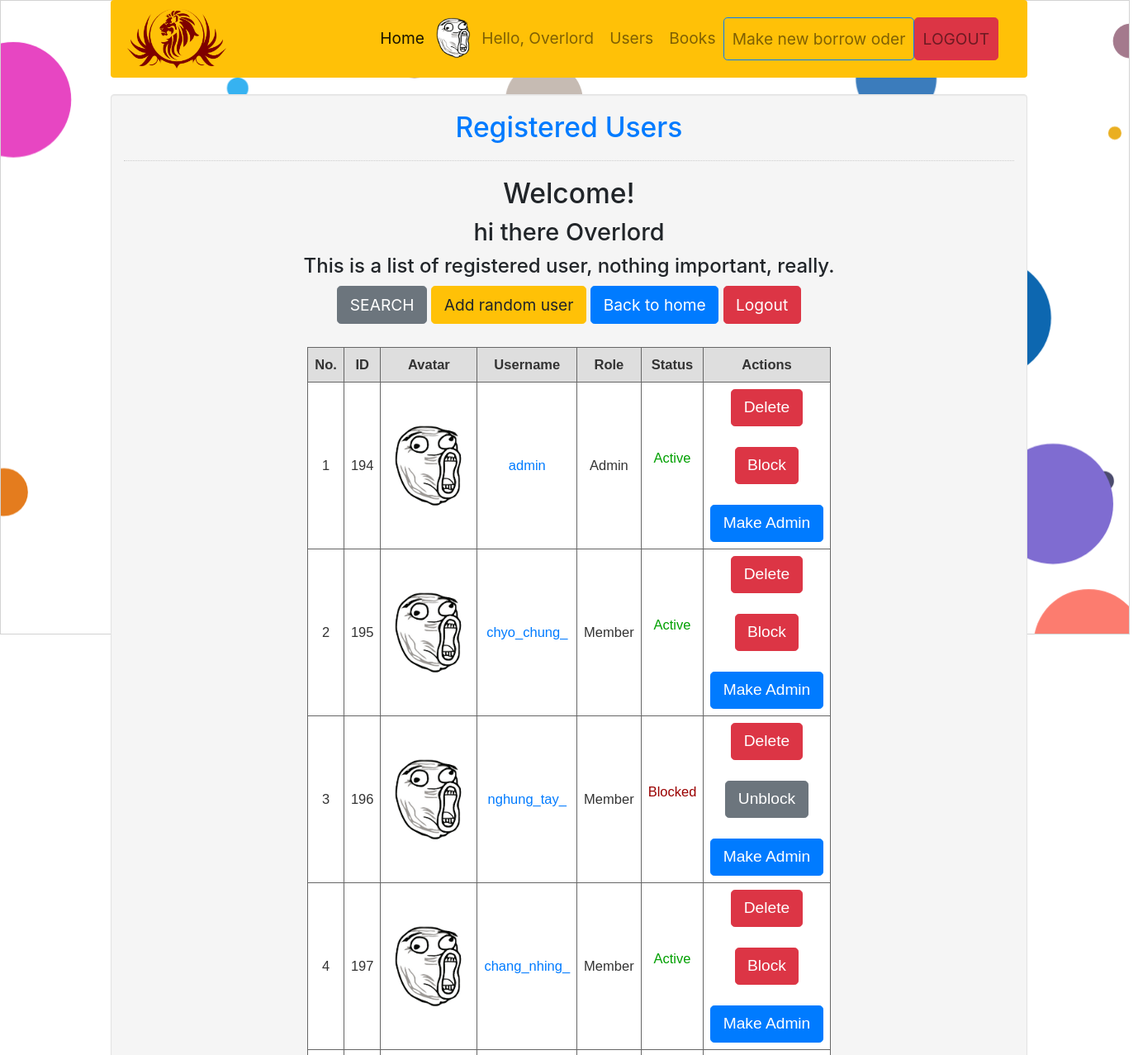
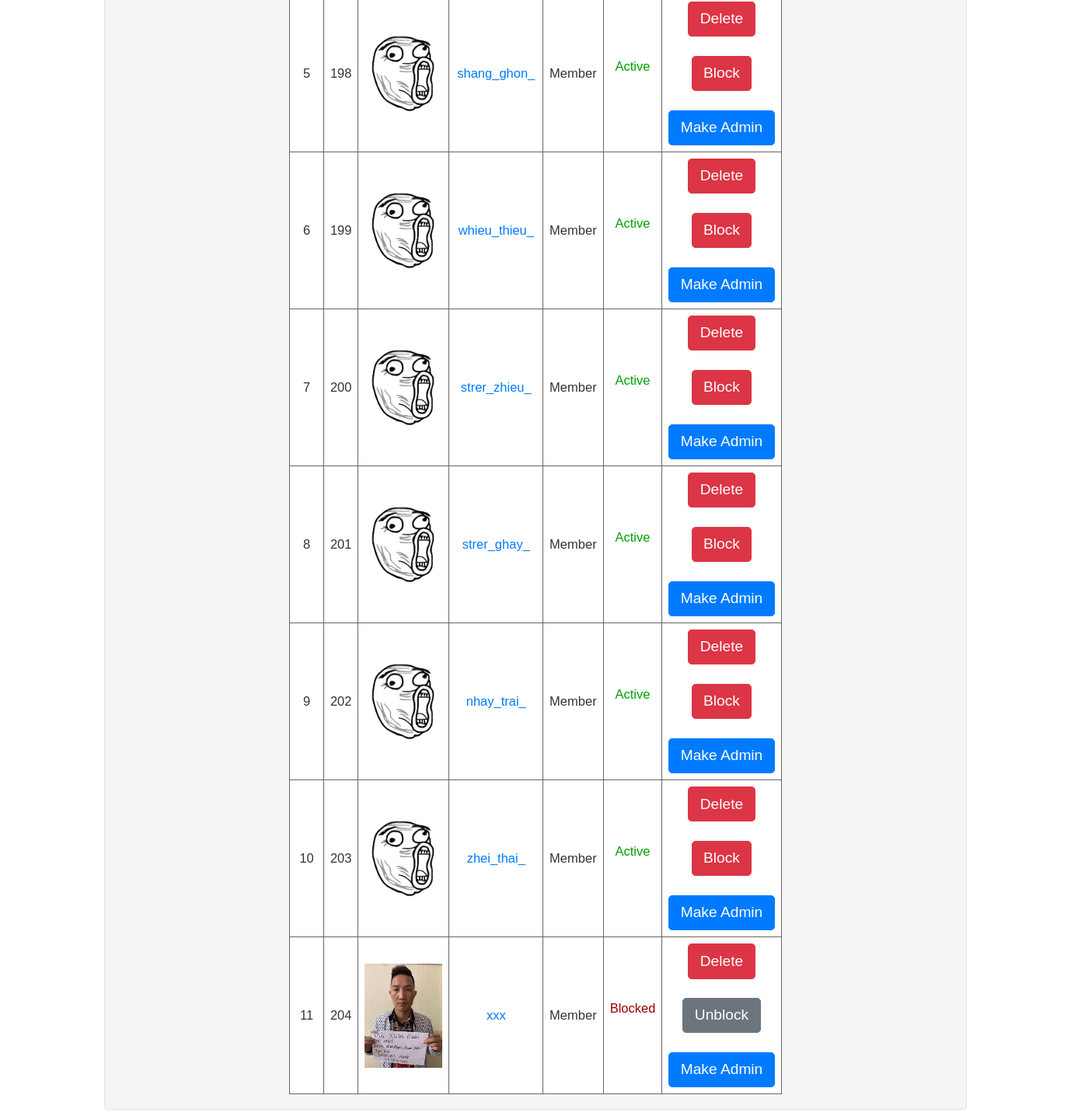
Screenshot of /view/user/display.php (signed in) with the database file from the repository (2 pictures, top to bottom).
### tables this page shows
CREATE TABLE `member` (
  `mem_id` int(11) NOT NULL,
  `role` int(11) NOT NULL,
  `status` int(11) NOT NULL DEFAULT 0,
  `firstname` varchar(50) NOT NULL,
  `lastname` varchar(50) NOT NULL,
  `username` varchar(30) NOT NULL,
  `password` varchar(12) NOT NULL,
  `avatar` varchar(255) NOT NULL DEFAULT 'default.png',
  `email` varchar(255) NOT NULL,
  `address` varchar(255) NOT NULL,
  `phone` varchar(255) NOT NULL,
  `ticket_history` varchar(255) DEFAULT NULL
);

### view/user/display.php (the view, shortened to what this page needs)
<!DOCTYPE html>
<?php
require '../../model/connection/conn.php';
$sql = "SELECT * FROM `member` ";
$query = $conn->prepare($sql);
$query->execute();
$results = $query->fetchAll(PDO::FETCH_ASSOC);
?>
<html lang="en">
<head>
    <link rel="stylesheet" type="text/css" href="../../css/bootstrap.css"/>
    <link href="../../css/style.css" rel="stylesheet">
    <link href="//maxcdn.bootstrapcdn.com/bootstrap/4.1.1/css/bootstrap.min.css" rel="stylesheet" id="bootstrap-css">
</head>
<body>
<?php include "../nav.php"; ?>
<div class="container" style="text-align: center">
    <div class="col-md-12 well" style="display: inline-block">
        <h3 class="text-primary">Registered Users</h3>
        <hr style="border-top:1px dotted #ccc;"/>
        <div>
            <h3>Welcome!</h3>
            <?php
            $id = $_SESSION['user']['mem_id'];
            $sql2 = $conn->prepare("SELECT * FROM `member` WHERE `mem_id`='$id'");
            $sql2->execute();
            $fetch = $sql2->fetch();
            ?>
            <div style="text-align: center;">
                <h4><?php echo 'hi there ' . $fetch['firstname'] . " " . $fetch['lastname'] ?></h4></div>
            <?php if ($_SESSION['user']['status'] == 0):{ ?>
            <h5>This is a list of registered user, nothing important, really.</h5>
            <a class="btn btn-secondary" href="searchResult.php">SEARCH</a>
        <?php if ($_SESSION['user']['role'] == 1): ?>
            <a class="btn btn-warning" href="../../model/user/addRandomUser.php">Add random user</a>
        <?php endif; ?>
            <a class="btn btn-primary" href="../home.php">Back to home</a>
            <a class="btn btn-danger" href="../../model/user/logout.php">Logout</a><br>
        <div style="display: inline-block;">
            <form method="post">
                <br>
                <table class="gridtable" border="1px">
                    <tr>
                        <th>No.</th>
                        <th>ID</th>
                        <th>Avatar</th>
                        <th>Username</th>
                        <th>Role</th>
                        <th>Status</th>
                        <th>Actions</th>
                    </tr>
                    <?php foreach ($results as $key => $item): ?>
                        <tr>
                            <td><?php echo ++$key ?></td>
                            <td><?php echo $item['mem_id'] ?></td>
                            <td><img alt="avatar" src="../../model/user/avatars/<?php echo $item['avatar'] ?>" width="100px"></td>
                            <td>
                                <a href="profile.php?id=<?php echo $item['mem_id'] ?>"> <?php echo $item['username'] ?></a>
                            </td>
                            <td><?php if ($item['role'] == 1) {
                                    echo 'Admin';
                                } else {
                                    echo 'Member';
                                } ?></td>
                            <td><?php if ($item['status'] == 0) {
                                    echo '<p style="color: #00A000">Active</p>';
                                } else {
                                    echo '<p style="color: #9A0000">Blocked</p>';
                                } ?></td>
                            <td>
                                <?php if ($_SESSION['user']['role'] == 1):{ ?>
                                    <a class="btn btn-danger"
                                       href="../../model/user/delete.php?id=<?php echo $item['mem_id'] ?>">Delete</a>
                                    <br><br>
                                    <?php if ($item['status'] == 0): ?>
                                        <a class="btn btn-danger"
                                           href="../../model/user/block.php?id=<?php echo $item['mem_id'] ?>">Block</a>
                                        <br><br>
                                    <?php elseif ($item['status'] == 1): ?>
                                        <a class="btn btn-secondary"
                                           href="../../model/user/unblock.php?id=<?php echo $item['mem_id'] ?>">Unblock</a>
                                        <br><br>
                                    <?php endif; ?>
                                    <a class="btn btn-primary"
                                       href="../../model/user/makeAdmin.php?id=<?php echo $item['mem_id'] ?>">Make
                                        Admin</a>
                                <?php } endif; ?>
                            </td>
                        </tr>
                    <?php endforeach; ?>
                </table>
            </form>
        </div>
    </div>
</div>
    </div>
    <?php } else : echo "You're blocked from reaching this information, please contact site admin for details.";
    endif; ?>
</body>
</html>

### view/nav.php (shortened to what this page needs)
<link rel="stylesheet" type="text/css" href="/caseStudy/css/bootstrap.css"/>
<link href="/caseStudy/css/style.css" rel="stylesheet">
<link href="//maxcdn.bootstrapcdn.com/bootstrap/4.1.1/css/bootstrap.min.css" rel="stylesheet" id="bootstrap-css">
<div class="container">
    <nav class=" navbar sticky-top navbar-expand-md navbar-light bg-warning ">
        <a href="/caseStudy/view/home.php">
        <img style="width: 120px" src="/caseStudy/img/logo.png" href="/caseStudy/view/home.php" alt="logo">
        </a>
        <div class="collapse navbar-collapse" id="navbarSupportedContent">
            <ul class="navbar-nav ml-auto topnav">
                <li class="nav-item active">
                    <a class="nav-link" href="/caseStudy/view/home.php">Home <span class="sr-only">(current)</span></a>
                </li>
                <?php
                if ($_SESSION['user']):?>
                    <li class="nav-item">
                        <img src="/caseStudy/model/user/avatars/<?php echo $_SESSION['user']['avatar'] ?>" width="50px" style="border-radius: 50%">
                    </li>
                <li class="nav-item">
                    <a class="nav-link" href="/caseStudy/view/user/profile.php?id=<?php echo $_SESSION['user']['mem_id'] ?>">Hello, <?php echo $_SESSION['user']['firstname'] ?></a>
                </li>
                <li class="nav-item">
                    <a class="nav-link" href="/caseStudy/view/user/display.php">Users</a>
                </li>
                <li class="nav-item">
                    <a class="nav-link" href="/caseStudy/view/book/display.php">Books</a>
                </li>
                <?php endif; ?>
                <?php if ($_SESSION['user']['role'] == 1): ?>
                    <li class="nav-item">
                        <a class="nav-link btn btn-outline-primary text-black-50" type="button"
                           href="/caseStudy/view/borrow/borrowForm.php" >Make new borrow
                            oder</a>
                    </li><?php endif; ?>
                <?php if ($_SESSION['user']): ?>
                <li class="nav-item">
                    <a class="nav-link btn btn-danger text-black-50" type="button" href="/caseStudy/model/user/logout.php"
                       >LOGOUT</a>
                </li>
                <?php endif; ?>
            </ul>
        </div>
    </nav>
</div>

### css/style.css (style rules this page uses)
html { font-family: 'Spartan', serif; font-size: 1.2em; }
th,td { font-size: 1.5em; }

### view/user/display.php (style rules this page uses)
table.gridtable { font-family: verdana, arial, sans-serif; font-size: 11px; color: #333333; border-width: 1px; border-color: #666666; border-collapse: collapse; }
table.gridtable th { border-width: 1px; padding: 8px; border-style: solid; border-color: #666666; background-color: #dedede; }
table.gridtable td { border-width: 1px; padding: 8px; border-style: solid; border-color: #666666; background-color: #ffffff; }

### rows the page displays
member: firstname "Overlord", mem_id "194", avatar (placeholder picture), username "admin", role "Admin", status "Active"
member: mem_id "195", avatar (placeholder picture), username "chyo_chung_", role "Member", status "Active"
member: mem_id "196", avatar (placeholder picture), username "nghung_tay_", role "Member", status "Blocked"
member: mem_id "197", avatar (placeholder picture), username "chang_nhing_", role "Member", status "Active"
member: mem_id "198", avatar (placeholder picture), username "shang_ghon_", role "Member", status "Active"
member: mem_id "199", avatar (placeholder picture), username "whieu_thieu_", role "Member", status "Active"
member: mem_id "200", avatar (placeholder picture), username "strer_zhieu_", role "Member", status "Active"
member: mem_id "201", avatar (placeholder picture), username "strer_ghay_", role "Member", status "Active"
member: mem_id "202", avatar (placeholder picture), username "nhay_trai_", role "Member", status "Active"
member: mem_id "203", avatar (placeholder picture), username "zhei_thai_", role "Member", status "Active"
member: mem_id "204", avatar (picture), username "xxx", role "Member", status "Blocked"

### other values shown
$_SESSION['user']['firstname'] "Overlord"
